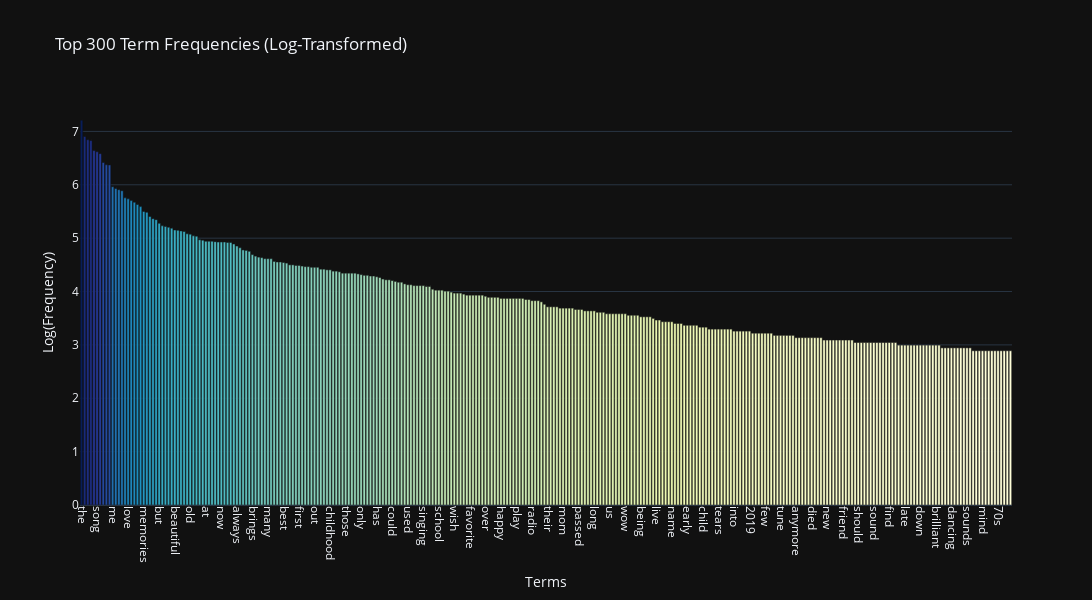

Write notebook code for a chart like this one.
### Code cell
import math
import plotly.graph_objects as go

# Apply log transformation to term frequencies (add 1 to avoid log(0))
term_frequencies_log = [math.log(freq + 1) for freq in term_frequencies]

# Select the top 300 terms by frequency
top_300_indices = term_frequencies.argsort()[-300:][::-1]
top_300_terms = vectorizer.get_feature_names_out()[top_300_indices]
top_300_frequencies_log = [term_frequencies_log[i] for i in top_300_indices]

# Create interactive bar chart with Plotly for log-transformed frequencies
fig = go.Figure()

fig.add_trace(
    go.Bar(
        x=top_300_terms,
        y=top_300_frequencies_log,
        text=top_300_frequencies_log,  # Add log-transformed frequency as text on bars
        textposition="outside",
        marker=dict(color=top_300_frequencies_log, colorscale="YlGnBu"),
        hovertemplate="<b>Term:</b> %{x}<br><b>Log(Frequency):</b> %{y}<extra></extra>",
    )
)

# Customize the layout
fig.update_layout(
    title="Top 300 Term Frequencies (Log-Transformed)",
    xaxis_title="Terms",
    yaxis_title="Log(Frequency)",
    xaxis=dict(tickangle=90),
    height=600,
    width=1200,
    template="plotly_dark",  # Dark theme for better contrast
    bargap=0.2
)

# Show the plot
fig.show()

### Figure 1 — Plotly figure (JSON) as saved in the notebook; plotly's stock layout.template omitted (floating-point values rounded to 4 significant figures; data arrays with more than 128 entries replaced by an {"elided": "..."} marker saying what was removed)
{"data": [{"hovertemplate": "<b>Term:</b> %{x}<br><b>Log(Frequency):</b> %{y}<extra></extra>", "marker": {"color": {"elided": "300 float values"}, "colorscale": [[0, "rgb(255,255,217)"], [0.125, "rgb(237,248,177)"], [0.25, "rgb(199,233,180)"], [0.375, "rgb(127,205,187)"], [0.5, "rgb(65,182,196)"], [0.625, "rgb(29,145,192)"], [0.75, "rgb(34,94,168)"], [0.875, "rgb(37,52,148)"], [1, "rgb(8,29,88)"]]}, "text": {"elided": "300 str values"}, "textposition": "outside", "type": "bar", "x": {"elided": "300 str values"}, "y": {"elided": "300 float values"}}], "layout": {"bargap": 0.2, "height": 600, "title": {"text": "Top 300 Term Frequencies (Log-Transformed)"}, "width": 1200, "xaxis": {"autorange": true, "range": [-0.5, 299.5], "tickangle": 90, "title": {"text": "Terms"}, "type": "category"}, "yaxis": {"autorange": true, "range": [0, 7.589], "title": {"text": "Log(Frequency)"}, "type": "linear"}}}
